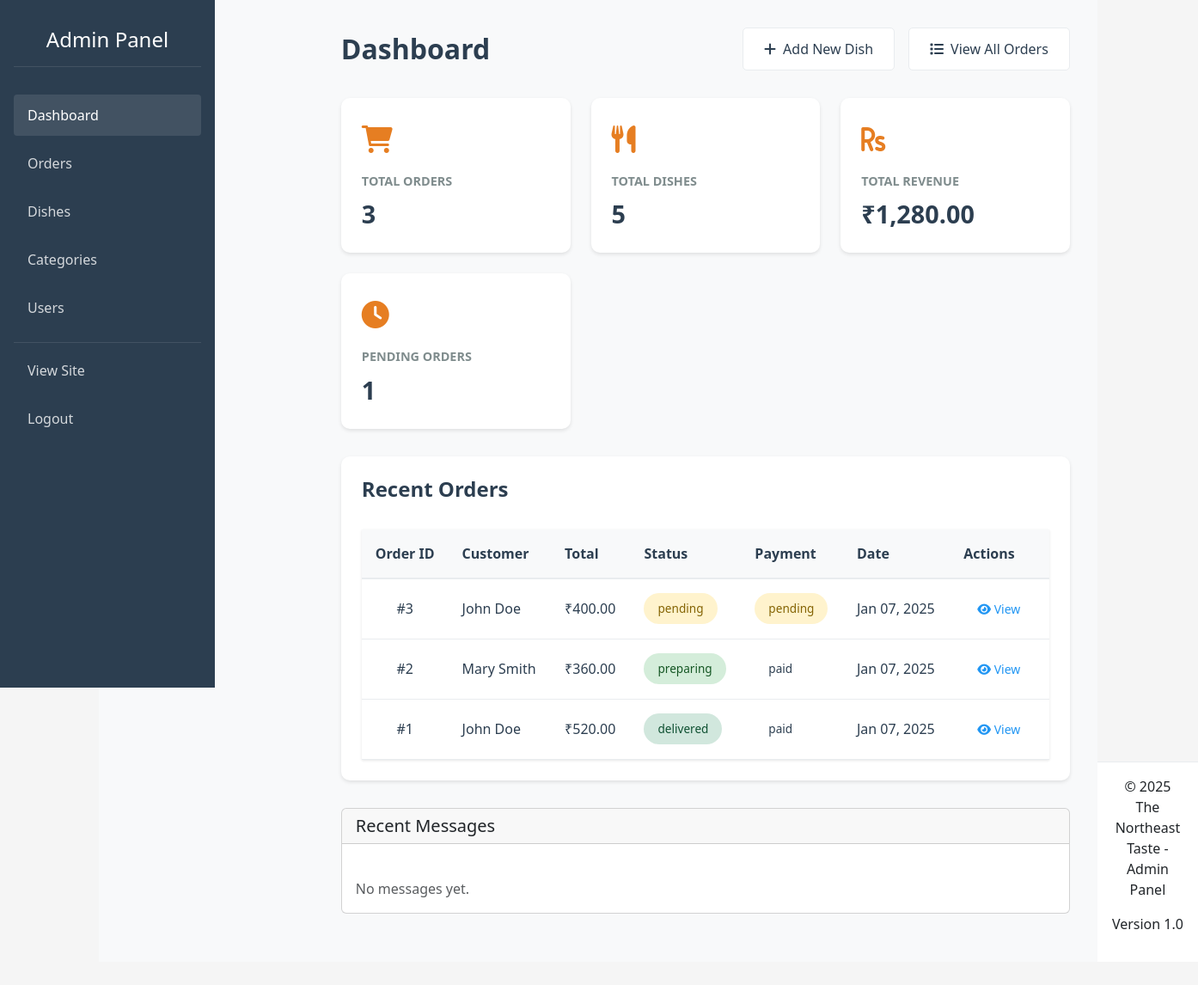
The app's page /php/views/admin/dashboard.php (signed in) with its own data.
### tables this page shows
CREATE TABLE `orders` (
  `order_id` INT NOT NULL AUTO_INCREMENT,
  `user_id` INT NOT NULL,
  `status` ENUM('pending','confirmed','preparing','delivered','cancelled') DEFAULT 'pending',
  `total_amount` DECIMAL(10,2) NOT NULL,
  `payment_status` ENUM('pending','paid','failed') DEFAULT 'pending',
  `delivery_address` TEXT NOT NULL,
  `created_at` TIMESTAMP DEFAULT CURRENT_TIMESTAMP,
  PRIMARY KEY (`order_id`),
  KEY `user_id` (`user_id`),
  CONSTRAINT `orders_ibfk_1` FOREIGN KEY (`user_id`) 
    REFERENCES `users` (`user_id`) ON DELETE CASCADE
);

CREATE TABLE `users` (
  `user_id` INT NOT NULL AUTO_INCREMENT,
  `email` VARCHAR(255) NOT NULL,
  `password_hash` VARCHAR(255) NOT NULL,
  `first_name` VARCHAR(50) NOT NULL,
  `last_name` VARCHAR(50) NOT NULL,
  `phone` VARCHAR(20),
  `address` TEXT NOT NULL,
  `is_admin` TINYINT(1) DEFAULT 0,
  `is_active` TINYINT(1) DEFAULT 1,
  PRIMARY KEY (`user_id`),
  UNIQUE KEY `email` (`email`)
);

### php/models/Order.php (called while the page is built, shortened)
<?php
class Order {
    private $pdo;
    public function __construct($pdo) {
        $this->pdo = $pdo;
    }
    public function getOrders($limit = 10, $offset = 0) {
        $stmt = $this->pdo->prepare('
            SELECT o.*, u.first_name, u.last_name, u.email, u.phone
            FROM orders o
            LEFT JOIN users u ON o.user_id = u.user_id
            ORDER BY o.order_id DESC
            LIMIT ? OFFSET ?
        ');
        $stmt->execute([$limit, $offset]);
        return $stmt->fetchAll(PDO::FETCH_ASSOC);
    }
    public function getTotalOrders() {
        $stmt = $this->pdo->query('SELECT COUNT(*) FROM orders');
        return $stmt->fetchColumn();
    }
}

### php/models/Dish.php (called while the page is built, shortened)
<?php
class Dish {
    private $pdo;
    public function __construct($pdo) {
        $this->pdo = $pdo;
    }
    public function getAllAvailableDishes() {
        try {
            $stmt = $this->pdo->prepare('
                SELECT * FROM dishes
                WHERE available = 1
                ORDER BY name ASC
            ');
            $stmt->execute();
            return $stmt->fetchAll(PDO::FETCH_ASSOC);
        } catch (PDOException $e) {
            error_log("Error getting all available dishes: " . $e->getMessage());
            return [];
        }
    }
}

### php/views/admin/dashboard.php (the view, shortened to what this page needs)
<?php
require_once dirname(dirname(__DIR__)) . '/db.php';
require_once dirname(dirname(__DIR__)) . '/models/Order.php';
require_once dirname(dirname(__DIR__)) . '/models/Dish.php';
$order = new Order($pdo);
$dish = new Dish($pdo);
$totalOrders = $order->getTotalOrders();
$recentOrders = $order->getOrders(5, 0);
$allDishes = $dish->getAllAvailableDishes();
$totalDishes = count($allDishes);
try {
    $stmt = $pdo->query('SELECT COALESCE(SUM(total_amount), 0) as total_revenue FROM orders WHERE status != "cancelled"');
    $totalRevenue = $stmt->fetchColumn();
} catch (PDOException $e) {
    error_log("Error calculating total revenue: " . $e->getMessage());
    $totalRevenue = 0;
}
try {
    $stmt = $pdo->prepare('SELECT COUNT(*) FROM orders WHERE status = ?');
    $stmt->execute(['pending']);
    $pendingOrdersCount = $stmt->fetchColumn();
} catch (PDOException $e) {
    error_log("Error counting pending orders: " . $e->getMessage());
    $pendingOrdersCount = 0;
}
?>
<!DOCTYPE html>
<html lang="en">
<head>
    <link href="https://cdn.jsdelivr.net/npm/bootstrap@5.3.2/dist/css/bootstrap.min.css" rel="stylesheet">
    <link href="https://cdnjs.cloudflare.com/ajax/libs/font-awesome/6.0.0/css/all.min.css" rel="stylesheet">
    <link rel="stylesheet" href="<?php echo SITE_URL; ?>/css/admin.css">
</head>
<body>
    <?php include 'header.php'; ?>
    <div class="admin-container">
        <?php include 'sidebar.php'; ?>
        <main class="admin-main">
            <div class="dashboard-header">
                <h1>Dashboard</h1>
                <div class="quick-actions">
                    <a href="dishes.php" class="action-button">
                        <i class="fas fa-plus"></i> Add New Dish
                    </a>
                    <a href="orders.php" class="action-button">
                        <i class="fas fa-list"></i> View All Orders
                    </a>
                </div>
            </div>
            <div class="stats-grid">
                <div class="stat-card">
                    <div class="icon">
                        <i class="fas fa-shopping-cart"></i>
                    </div>
                    <h3>Total Orders</h3>
                    <p class="value"><?php echo number_format($totalOrders); ?></p>
                </div>
                <div class="stat-card">
                    <div class="icon">
                        <i class="fas fa-utensils"></i>
                    </div>
                    <h3>Total Dishes</h3>
                    <p class="value"><?php echo number_format($totalDishes); ?></p>
                </div>
                <div class="stat-card">
                    <div class="icon">
                        <i class="fas fa-rupee-sign"></i>
                    </div>
                    <h3>Total Revenue</h3>
                    <p class="value">₹<?php echo number_format($totalRevenue, 2); ?></p>
                </div>
                <div class="stat-card">
                    <div class="icon">
                        <i class="fas fa-clock"></i>
                    </div>
                    <h3>Pending Orders</h3>
                    <p class="value"><?php echo number_format($pendingOrdersCount); ?></p>
                </div>
            </div>
            <div class="recent-orders">
                <h2>Recent Orders</h2>
                <table class="admin-table">
                    <thead>
                        <tr>
                            <th>Order ID</th>
                            <th>Customer</th>
                            <th>Total</th>
                            <th>Status</th>
                            <th>Payment</th>
                            <th>Date</th>
                            <th>Actions</th>
                        </tr>
                    </thead>
                    <tbody>
                        <?php foreach ($recentOrders as $order): ?>
                            <tr>
                                <td>#<?php echo $order['order_id']; ?></td>
                                <td><?php echo htmlspecialchars($order['first_name'] . ' ' . $order['last_name']); ?></td>
                                <td>₹<?php echo number_format($order['total_amount'], 2); ?></td>
                                <td>
                                    <span class="status-badge status-<?php echo strtolower($order['status']); ?>">
                                        <?php echo htmlspecialchars($order['status']); ?>
                                    </span>
                                </td>
                                <td>
                                    <span class="status-badge status-<?php echo strtolower($order['payment_status']); ?>">
                                        <?php echo htmlspecialchars($order['payment_status']); ?>
                                    </span>
                                </td>
                                <td>
                                    <?php
                                    $date = !empty($order['created_at']) ? date('M d, Y', strtotime($order['created_at'])) : 'N/A';
                                    echo htmlspecialchars($date);
                                    ?>
                                </td>
                                <td>
                                    <a href="order-details.php?id=<?php echo $order['order_id']; ?>"
                                       class="btn btn-sm btn-outline-primary">
                                        <i class="fas fa-eye"></i> View
                                    </a>
                                </td>
                            </tr>
                        <?php endforeach; ?>
                    </tbody>
                </table>
            </div>
            <div class="card mb-4">
                <div class="card-header">
                    <h5 class="mb-0">Recent Messages</h5>
                </div>
                <div class="card-body">
                    <?php if (isset($_SESSION['admin_messages']) && !empty($_SESSION['admin_messages'])): ?>
                        <div class="table-responsive">
                            <table class="table table-hover">
                                <thead>
                                    <tr>
                                        <th>Time</th>
                                        <th>User</th>
                                        <th>Message</th>
                                        <th>Status</th>
                                        <th>Action</th>
                                    </tr>
                                </thead>
                                <tbody>
                                    <?php foreach (array_reverse($_SESSION['admin_messages']) as $index => $msg): ?>
                                        <tr class="<?= $msg['read'] ? '' : 'table-warning' ?>">
                                            <td><?= htmlspecialchars($msg['timestamp']) ?></td>
                                            <td><?= htmlspecialchars($msg['user_id']) ?></td>
                                            <td><?= htmlspecialchars($msg['message']) ?></td>
                                            <td>
                                                <span class="badge <?= $msg['read'] ? 'bg-success' : 'bg-warning' ?>">
                                                    <?= $msg['read'] ? 'Read' : 'Unread' ?>
                                                </span>
                                            </td>
                                            <td>
                                                <?php if (!$msg['read']): ?>
                                                    <button class="btn btn-sm btn-primary mark-read-btn"
                                                            data-message-index="<?= $index ?>"
                                                            onclick="markMessageAsRead(this, <?= $index ?>)">
                                                        Mark as Read
                                                    </button>
                                                <?php endif; ?>
                                            </td>
                                        </tr>
                                    <?php endforeach; ?>
                                </tbody>
                            </table>
                        </div>
                    <?php else: ?>
                        <p class="text-muted mb-0">No messages yet.</p>
                    <?php endif; ?>
                </div>
            </div>
        </main>
    </div>
    <?php include 'footer.php'; ?>
</body>
</html>

### css/admin.css (style rules this page uses)
body { margin: 0; padding: 0; display: flex; min-height: 100vh; background: #f5f5f5; }
.stat-card { background: white; padding: 1.5rem; border-radius: 8px; box-shadow: 0 2px 4px rgba(0,0,0,0.1); }
.stat-card h3 { margin: 0 0 0.5rem 0; color: #666; }
.admin-table { width: 100%; border-collapse: collapse; background-color: white; box-shadow: 0 1px 3px rgba(0, 0, 0, 0.1); margin-top: 2rem; }
.admin-table th, .admin-table td { padding: 1.2rem 1rem; text-align: left; border-bottom: 1px solid #ddd; vertical-align: middle; }
.admin-table th { background-color: #f8f9fa; font-weight: 600; color: #2c3e50; }
.admin-table a { color: #2196F3; text-decoration: none; }
.status-badge { display: inline-block; padding: 0.25rem 0.5rem; border-radius: 4px; font-size: 0.875rem; }
.card-header { display: flex; justify-content: space-between; align-items: center; margin-bottom: 1.5rem; }
.btn { padding: 0.5rem 1rem; border: none; border-radius: 4px; cursor: pointer; font-size: 0.875rem; transition: opacity 0.3s ease; }
.admin-table td:first-child { width: 80px; padding: 0.5rem; text-align: center; }

### php/views/admin/dashboard.php (style rules this page uses)
.admin-container { display: flex; min-height: 100vh; background-color: #f8f9fa; }
.admin-main { flex: 1; padding: 2rem; margin-left: 250px; width: calc(100% - 250px); overflow-x: hidden; }
.dashboard-header { margin-bottom: 2rem; display: flex; justify-content: space-between; align-items: center; flex-wrap: wrap; gap: 1rem; }
.dashboard-header h1 { color: #2c3e50; font-size: 2rem; font-weight: 600; margin: 0; }
.stats-grid { display: grid; grid-template-columns: repeat(auto-fit, minmax(240px, 1fr)); gap: 1.5rem; margin-bottom: 2rem; }
.stat-card { background: #fff; border-radius: 10px; padding: 1.5rem; box-shadow: 0 2px 4px rgba(0,0,0,0.1); transition: transform 0.3s ease; display: flex; flex-direction: column; height: 100%; min-height: 160px; }
.stat-card .icon { font-size: 2rem; margin-bottom: 1rem; color: #e67e22; }
.stat-card h3 { color: #7f8c8d; font-size: 0.9rem; font-weight: 600; text-transform: uppercase; margin-bottom: 0.5rem; }
.stat-card .value { color: #2c3e50; font-size: 1.8rem; font-weight: 700; margin-bottom: 0; margin-top: auto; }
.recent-orders { background: #fff; border-radius: 10px; padding: 1.5rem; box-shadow: 0 2px 4px rgba(0,0,0,0.1); margin-bottom: 2rem; overflow-x: auto; }
.recent-orders h2 { color: #2c3e50; font-size: 1.5rem; font-weight: 600; margin-bottom: 1.5rem; }
.admin-table { width: 100%; min-width: 800px; border-collapse: separate; border-spacing: 0; }
.admin-table th { background-color: #f8f9fa; color: #2c3e50; font-weight: 600; padding: 1rem; text-align: left; border-bottom: 2px solid #e9ecef; white-space: nowrap; }
.admin-table td { padding: 1rem; border-bottom: 1px solid #e9ecef; color: #2c3e50; }
.status-badge { padding: 0.5rem 1rem; border-radius: 50px; font-size: 0.85rem; font-weight: 500; white-space: nowrap; display: inline-block; }
.status-pending { background-color: #fff3cd; color: #856404; }
.status-preparing { background-color: #d4edda; color: #155724; }
.status-delivered { background-color: #d1e7dd; color: #0f5132; }
.quick-actions { display: flex; gap: 1rem; flex-wrap: wrap; }
.action-button { padding: 0.75rem 1.5rem; border-radius: 5px; background-color: #fff; color: #2c3e50; border: 1px solid #e9ecef; cursor: pointer; transition: all 0.3s ease; text-decoration: none; display: flex; align-items: center; gap: 0.5rem; white-space: nowrap; }
body { padding-bottom: 2rem; }

### records on screen
orders: order_id "3", user.last_name "John Doe", total_amount "400.00", status "pending", payment_status "pending", created_at "Jan 07, 2025"
orders: order_id "2", user.last_name "Mary Smith", total_amount "360.00", status "preparing", payment_status "paid", created_at "Jan 07, 2025"
orders: order_id "1", user.last_name "John Doe", total_amount "520.00", status "delivered", payment_status "paid", created_at "Jan 07, 2025"

### other values on screen
$totalOrders "3"
$totalDishes "5"
$totalRevenue "1,280.00"
$pendingOrdersCount "1"
